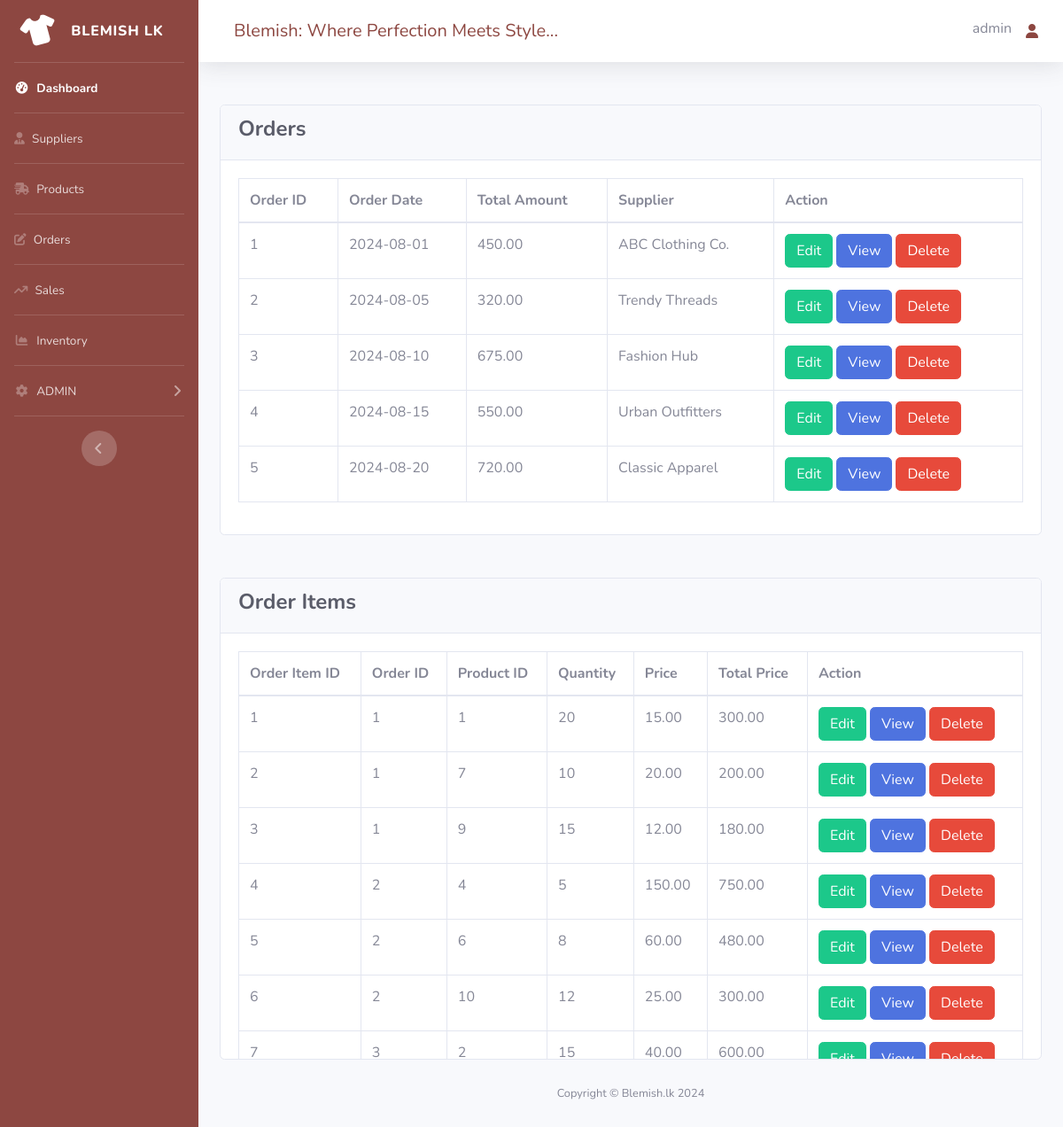
Screenshot of /orders.php (signed in) with the database file from the repository.
### tables this page shows
CREATE TABLE orders (
    order_id INT AUTO_INCREMENT PRIMARY KEY,
    order_date DATE NOT NULL,
    total_amount DECIMAL(10, 2) NOT NULL,
    supplier_id INT,
    FOREIGN KEY (supplier_id) REFERENCES supplier(id)
);

CREATE TABLE supplier (
    id INT(11) NOT NULL AUTO_INCREMENT,
    name VARCHAR(191) NOT NULL,
    email VARCHAR(191) NOT NULL,
    phone VARCHAR(191) NOT NULL,
    address VARCHAR(200) NOT NULL,
    PRIMARY KEY (id)
);

CREATE TABLE order_items (
    order_item_id INT AUTO_INCREMENT PRIMARY KEY,
    order_id INT,
    product_id INT,
    quantity INT NOT NULL,
    price DECIMAL(10, 2) NOT NULL,
    total_price DECIMAL(10, 2) NOT NULL,
    FOREIGN KEY (order_id) REFERENCES orders(order_id) ON DELETE CASCADE,
    FOREIGN KEY (product_id) REFERENCES product(product_id)
);

### orders.php (the view, shortened to what this page needs)
<?php
include_once('./dbcon.php');
?>
<?php
include('includes/header.php');
include('includes/navbar.php');
?>
<div class="container-fluid  mt-5">
    <div class="row justify-content-center">
        <div class="col-md-12">
            <div class="card">
                <div class="card-header">
                    <h4 class="text-dark font-weight-bold">Orders</h4>
                </div>
                <div class="card-body  " style="max-height: 60vh;
                overflow-y: auto;">
                    <table class="table table-bordered table-hover" width="100%" p-3>
                        <thead>
                            <tr>
                                <th>Order ID</th>
                                <th>Order Date</th>
                                <th>Total Amount</th>
                                <th>Supplier</th>
                                <th>Action</th>
                            </tr>
                        </thead>
                        <tbody>
                            <?php
                            $query = "SELECT * FROM orders";
                            $query_run = mysqli_query($con, $query);
                            if (mysqli_num_rows($query_run) > 0) {
                                while ($row = mysqli_fetch_assoc($query_run)) {
                            ?>
                                    <tr>
                                        <td class="order_id_cls"><?php echo $row['order_id']; ?></td>
                                        <td><?php echo $row['order_date']; ?></td>
                                        <td><?php echo $row['total_amount']; ?></td>
                                        <td><?php
                                            $query_for_supplier = "SELECT name FROM supplier WHERE id = " . $row['supplier_id'];
                                            echo mysqli_fetch_assoc(mysqli_query($con, $query_for_supplier))['name'];
                                            ?></td>
                                        <td style="white-space: nowrap;">
                                            <button type="button" class="btn btn-success editbtn">Edit</button>
                                            <button type="button" class="btn btn-primary viewbtn" data-toggle="modal" data-target="#viewOrderModal">View</button>
                                            <button type="button" class="btn btn-danger deletebtn">Delete</button>
                                        </td>
                                    </tr>
                            <?php
                                }
                            } else {
                                echo "No Record Found";
                            }
                            ?>
                        </tbody>
                    </table>
                </div>
            </div>
        </div>
    </div>
</div>
<div class="container-fluid mt-5">
    <div class="row justify-content-center">
        <div class="col-md-12">
            <div class="card">
                <div class="card-header">
                    <h4 class="text-dark font-weight-bold">Order Items</h4>
                </div>
                <div class="card-body" style="max-height: 60vh;
                overflow-y: auto;">
                    <table class="table table-bordered table-hover" width="100%" p-3>
                        <thead>
                            <tr>
                                <th>Order Item ID</th>
                                <th>Order ID</th>
                                <th>Product ID</th>
                                <th>Quantity</th>
                                <th>Price</th>
                                <th>Total Price</th>
                                <th>Action</th>
                            </tr>
                        </thead>
                        <tbody>
                            <?php
                            $query = "SELECT * FROM order_items";
                            $query_run = mysqli_query($con, $query);
                            if (mysqli_num_rows($query_run) > 0) {
                                while ($row = mysqli_fetch_assoc($query_run)) {
                            ?>
                                    <tr>
                                        <td class="order_item_id_cls"> <?php echo $row['order_item_id']; ?> </td>
                                        <td><?php echo $row['order_id']; ?></td>
                                        <td><?php echo $row['product_id']; ?></td>
                                        <td><?php echo $row['quantity']; ?></td>
                                        <td><?php echo $row['price']; ?></td>
                                        <td><?php echo $row['total_price']; ?></td>
                                        <td style="white-space: nowrap;">
                                            <button type="button" class="btn btn-success editbtn_2">Edit</button>
                                            <button type="button" class="btn btn-primary viewbtn_2">View</button>
                                            <button type="button" class="btn btn-danger deletebtn_2">Delete</button>
                                        </td>
                                    </tr>
                            <?php
                                }
                            } else {
                                echo "No Record Found";
                            }
                            ?>
                        </tbody>
                    </table>
                </div>
            </div>
        </div>
    </div>
</div>
<?php
include('includes/footer.php');
?>

### rows the page displays
orders: order_id "1", order_date "2024-08-01", total_amount "450.00", supplier.name "ABC Clothing Co."
orders: order_id "2", order_date "2024-08-05", total_amount "320.00", supplier.name "Trendy Threads"
orders: order_id "3", order_date "2024-08-10", total_amount "675.00", supplier.name "Fashion Hub"
orders: order_id "4", order_date "2024-08-15", total_amount "550.00", supplier.name "Urban Outfitters"
orders: order_id "5", order_date "2024-08-20", total_amount "720.00", supplier.name "Classic Apparel"
order_items: order_item_id "1", order "1", product "1", quantity "20", price "15.00", total_price "300.00"
order_items: order_item_id "2", order "1", product "7", quantity "10", price "20.00", total_price "200.00"
order_items: order_item_id "3", order "1", product "9", quantity "15", price "12.00", total_price "180.00"
order_items: order_item_id "4", order "2", product "4", quantity "5", price "150.00", total_price "750.00"
order_items: order_item_id "5", order "2", product "6", quantity "8", price "60.00", total_price "480.00"
order_items: order_item_id "6", order "2", product "10", quantity "12", price "25.00", total_price "300.00"
order_items: order_item_id "7", order "3", product "2", quantity "15", price "40.00", total_price "600.00"

### other values shown
$usernamefromlogin "admin"
